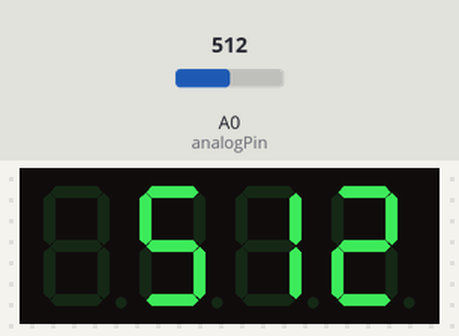
Simulated run of this sketch. Board: Arduino Uno, built with avr-gcc and run on an emulated ATmega328P. Parts: 4-digit seven-segment display. Inputs (shaded band) come from the test bench; at power-on: A0 (analogPin) = 512. What the sketch prints to the serial monitor is not drawn.

Above: at 1.2 s.
1.3 s: A0 (analogPin) set to 716
At 1.7 s:
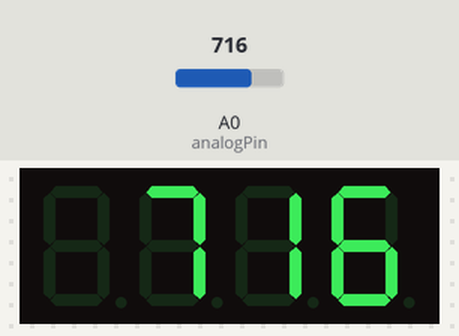
2.8 s: A0 (analogPin) set to 900
At 3.9 s:
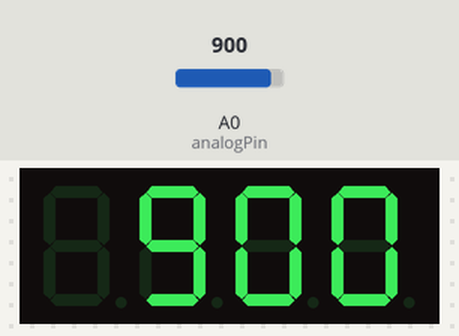
4.3 s: A0 (analogPin) set to 1023
At 5.1 s:
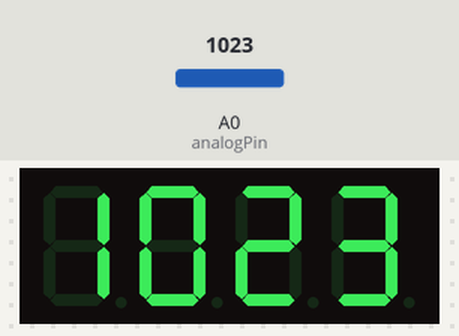
Timing chart, 0 to 7.3 s (numbered marks = the images above; inputs shaded):
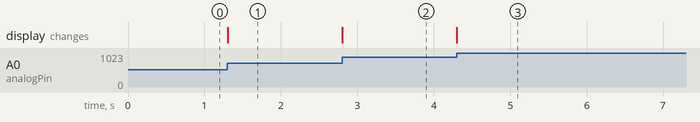

The sketch:

sevseg_analogread.ino
```cpp
#include "SevSeg.h"

// WIRING: https://www.circuitbasics.com/arduino-7-segment-display-tutorial/

int analogPin = 0; // номер порта к которому подключен потенциометр
float val = 0;     // переменная для хранения считываемого значения
int last_rounded = 0;

SevSeg sevseg;

void setup()
{
  Serial.begin(115200); //  установка связи по serial
  byte numDigits = 4;
  // byte digitPins[] = {2, 3, 4, 5};
  byte digitPins[] = {10, 11, 12, 13};
  // byte segmentPins[] = {6, 7, 8, 9, 10, 11, 12, 13};
  byte segmentPins[] = {9, 2, 3, 5, 6, 8, 7, 4};
  bool resistorsOnSegments = false;     // 'false' means resistors are on digit pins
  byte hardwareConfig = COMMON_CATHODE; // See README.md for options
  bool updateWithDelays = true;         // Default 'false' is Recommended
  bool leadingZeros = false;            // Use 'true' if you'd like to keep the leading zeros
  bool disableDecPoint = true;          // Use 'true' if your decimal point doesn't exist or isn't connected

  sevseg.begin(hardwareConfig, numDigits, digitPins, segmentPins, resistorsOnSegments,
               updateWithDelays, leadingZeros, disableDecPoint);
  sevseg.setBrightness(10);
}

void loop()
{
  val = analogRead(analogPin); // считываем значение
  int rounded = floor(val);
  Serial.print(rounded);
  sevseg.setNumber(rounded);
  sevseg.refreshDisplay();
  delay(5);
}
```

Measured:
- after the input at 1.3 s, the display: changes at once (image 1)
- after the input at 2.8 s, the display: changes at once (image 2)
- after the input at 4.3 s, the display: changes at once (image 3)
